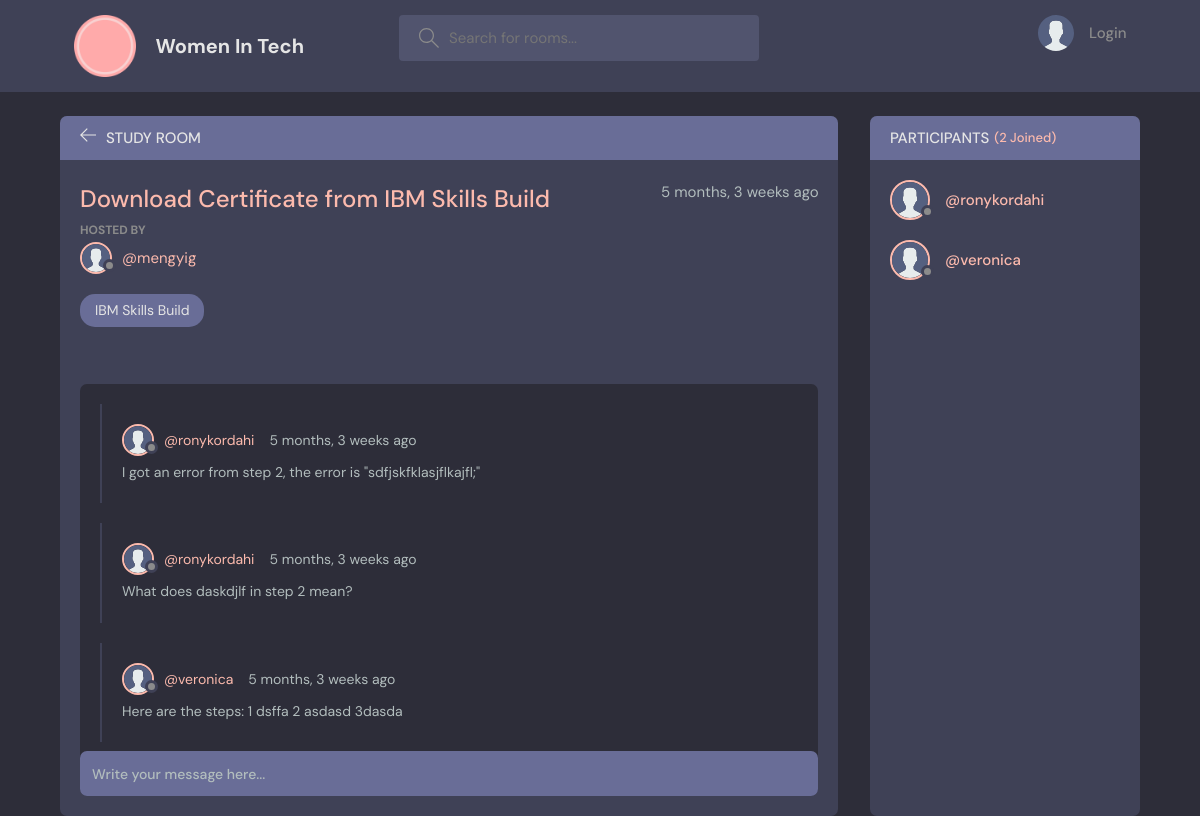
Screenshot of /room/33/ with the database file from the repository.
### base/models.py (models this page shows, shortened)
class Room(models.Model):
    host = models.ForeignKey(User, on_delete=models.SET_NULL, null=True)
    topic = models.ForeignKey(
        Topic, on_delete=models.SET_NULL, null=True)
    name = models.CharField(max_length=200)
    description = models.TextField(null=True, blank=True)
    participants = models.ManyToManyField(
        User, related_name="participants", blank=True)
    updated = models.DateTimeField(auto_now=True)
    created = models.DateTimeField(auto_now_add=True)
    class Meta:
        ordering = ['-updated', '-created']

class Topic(models.Model):
    name = models.CharField(max_length=200)
    class Meta:
        ordering = ['name']
    def __str__(self):
        return self.name

class Message(models.Model):
    user = models.ForeignKey(User, on_delete=models.CASCADE)
    room = models.ForeignKey(Room, on_delete=models.CASCADE)
    body = models.TextField()
    updated = models.DateTimeField(auto_now=True)
    created = models.DateTimeField(auto_now_add=True)
    class Meta:
        ordering = ['-updated', '-created']

### base/views.py (the view, shortened to what this page needs)
# urls.py: path('room/<str:pk>/', views.room, name='room'),
def room(request, pk):
    room = Room.objects.get(id=pk)
    room_messages = room.message_set.all()
    participants = room.participants.all()
    context = {"room": room, "room_messages": room_messages,
               "participants": participants}
    return render(request, "base/room.html", context)

### base/templates/base/room.html (shortened to what this page needs)
{% extends 'main.html' %}
{% load static %}
{% block content %}
<main class="profile-page layout layout--2">
  <div class="container">
    <div class="room">
      <div class="room__top">
        <div class="room__topLeft">
          <a href="{% url 'home' %}">
            <svg version="1.1" xmlns="http://www.w3.org/2000/svg" width="32" height="32" viewBox="0 0 32 32">
              <title>arrow-left</title>
              <path
                d="M13.723 2.286l-13.723 13.714 13.719 13.714 1.616-1.611-10.96-10.96h27.625v-2.286h-27.625l10.965-10.965-1.616-1.607z">
              </path>
            </svg>
          </a>
          <h3>Study Room</h3>
        </div>
      </div>
      <div class="room__box scroll">
        <div class="room__header scroll">
          <div class="room__info">
            <h3>{{room.name}}</h3>
            <span>{{room.created|timesince}} ago</span>
          </div>
          <div class="room__hosted">
            <p>Hosted By</p>
            <a href="{% url 'user-profile' room.host.id %}" class="room__author">
              <div class="avatar avatar--small">
                <img src="{% static 'images/avatar.svg' %}" />
              </div>
              <span>@{{room.host.username}}</span>
            </a>
          </div>
          <span class="room__topics">{{room.topic}}</span>
        </div>
        <div class="room__conversation">
          <div class="threads scroll">
            {% for message in room_messages %}
            <div class="thread">
              <div class="thread__top">
                <div class="thread__author">
                  <a href="{% url 'user-profile' message.user.id %}" class="thread__authorInfo">
                    <div class="avatar avatar--small">
                      <img src="{% static 'images/avatar.svg' %}" />
                    </div>
                    <span>@{{message.user.username}}</span>
                  </a>
                  <span class="thread__date">{{message.created|timesince}} ago</span>
                </div>
              </div>
              <div class="thread__details">
                {{message.body}}
              </div>
            </div>
            {% endfor %}
          </div>
        </div>
      </div>
      <div class="room__message">
        <form action="" method="POST">
          <input name="body" placeholder="Write your message here..." />
        </form>
      </div>
    </div>
    <div class="participants">
      <h3 class="participants__top">Participants <span>({{participants.count}} Joined)</span></h3>
      <div class="participants__list scroll">
        {% for user in participants %}
        <a href="{%  url 'user-profile' user.id %}" class="participant">
          <div class="avatar avatar--medium">
            <img src="{% static 'images/avatar.svg' %}" />
          </div>
          <p>
            <span>@{{user.username}}</span>
          </p>
        </a>
        {% endfor %}
      </div>
    </div>
  </div>
</main>
{% endblock content %}

### rows the page displays
Room: name "Download Certificate from IBM Skills Build", created "5 months, 3 weeks", host.username "mengyig", topic "IBM Skills Build"
Message: user.username "ronykordahi", created "5 months, 3 weeks", body "I got an error from step 2, the error is \"sdfjskfklasjflkajfl;\""
Message: user.username "ronykordahi", created "5 months, 3 weeks", body "What does daskdjlf in step 2 mean?"
Message: user.username "veronica", created "5 months, 3 weeks", body "Here are the steps: 1 dsffa 2 asdasd 3dasda"

### other values shown
{{ participants.count }} "2"
{{ user.username }} "ronykordahi"
{{ user.username }} "veronica"
